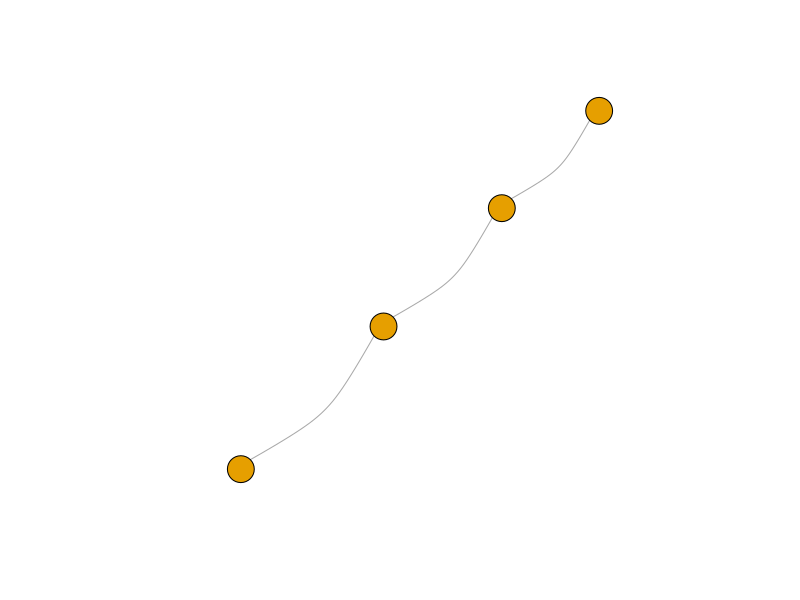
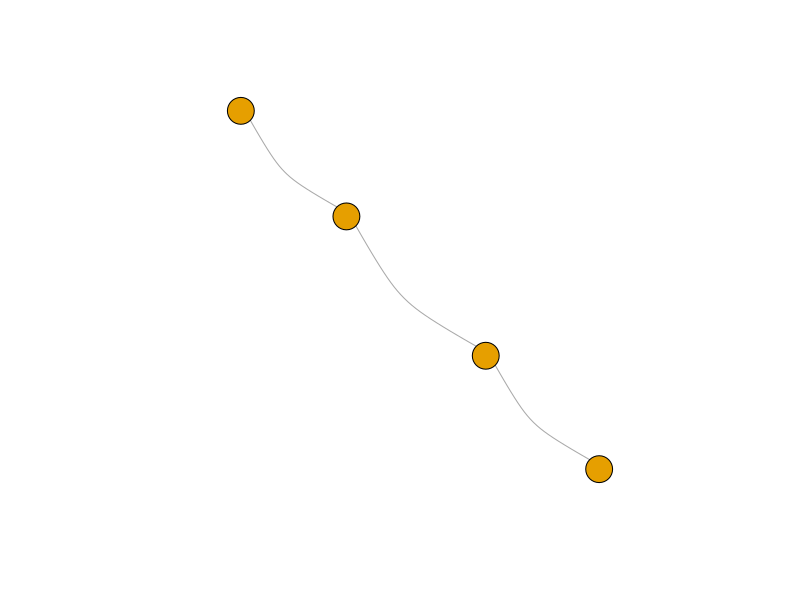
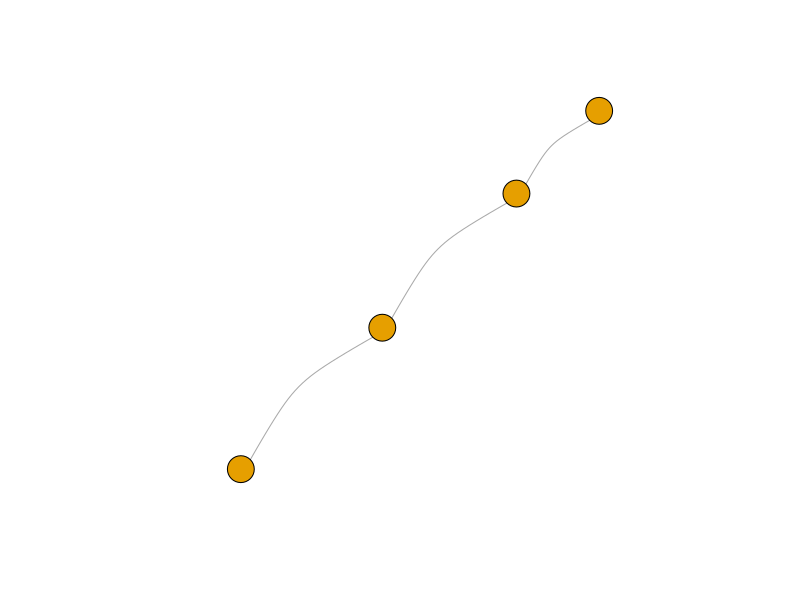
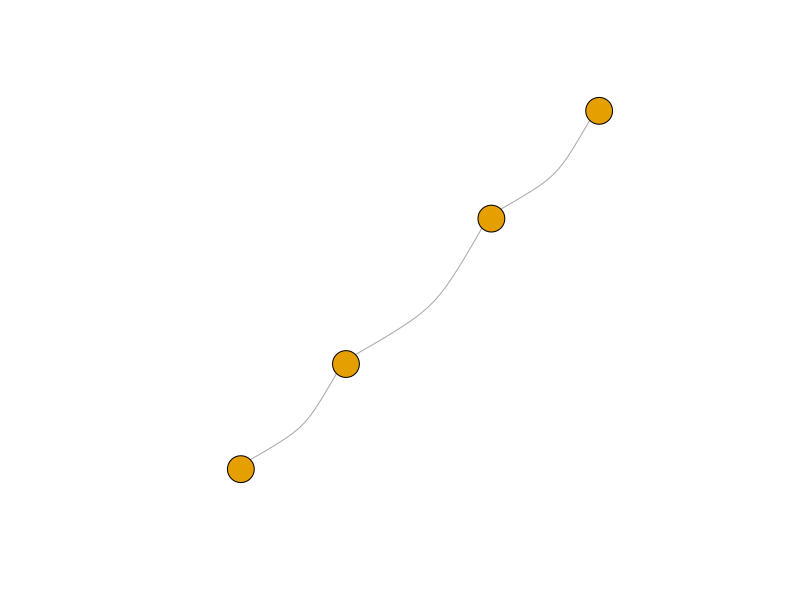
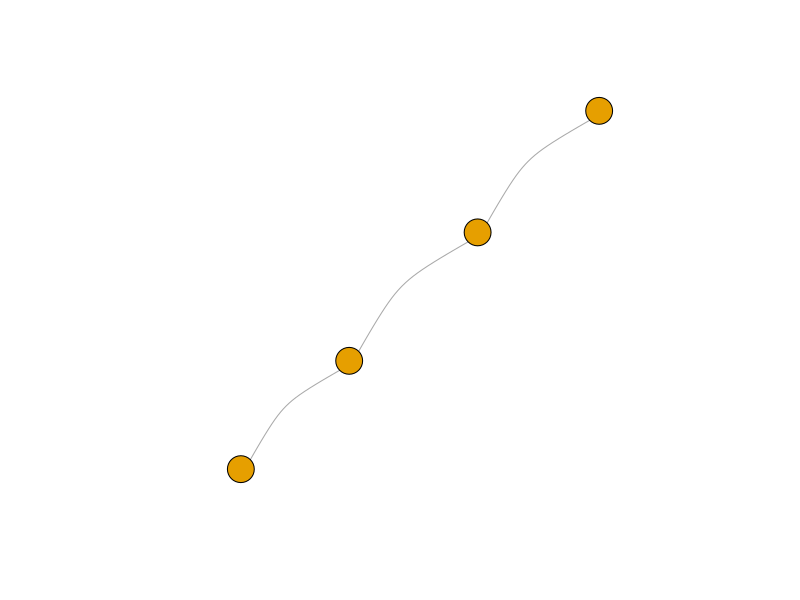
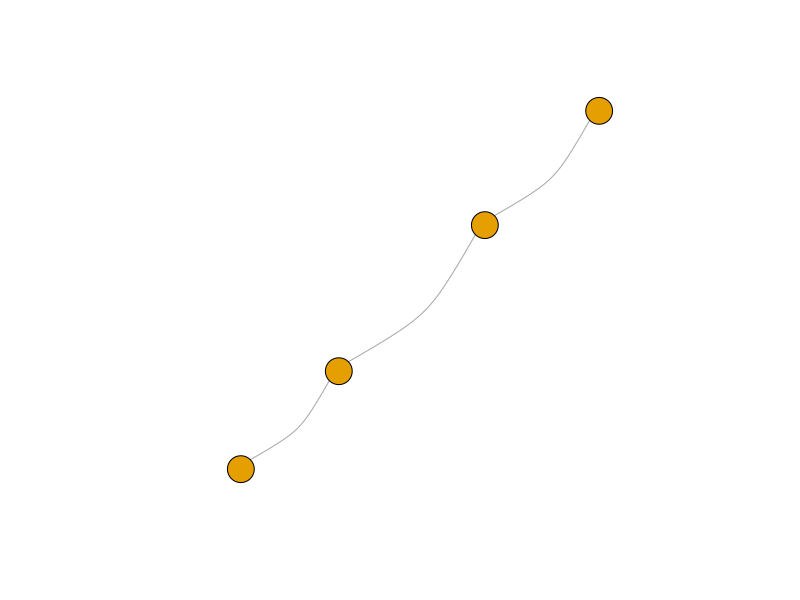
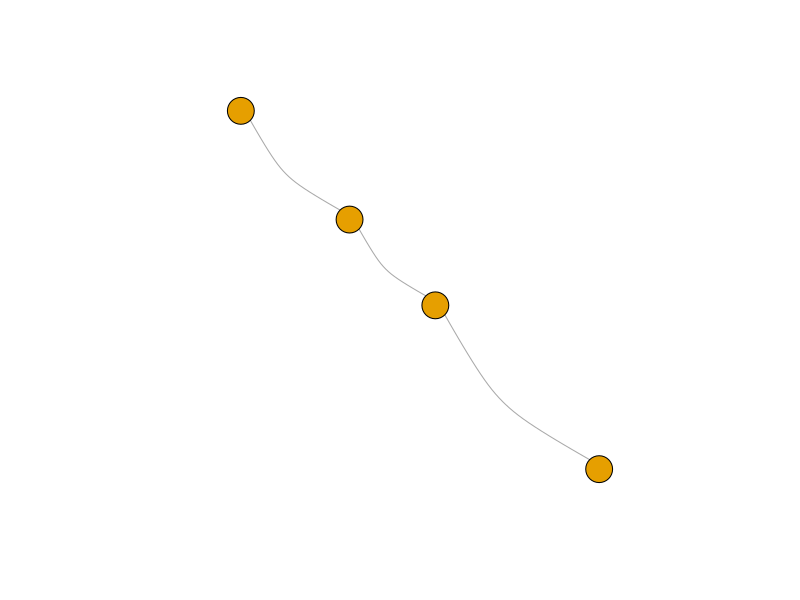
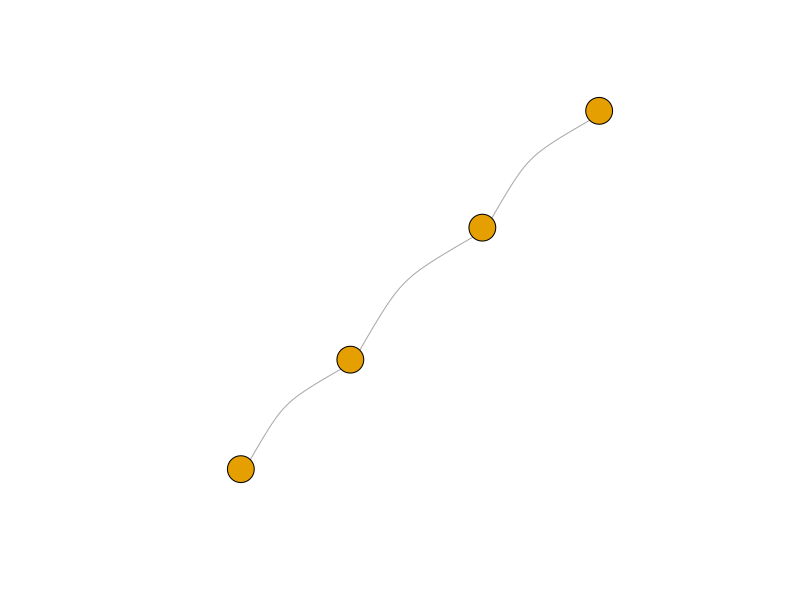

Here is the R script that generated these plots, in order: (Note: this script raises an error after producing the figures.)
#############################_Libraries_##########################
setwd(dirname(rstudioapi::getSourceEditorContext()$path))
getwd()
Sys.setenv(LANG = "en")

if (!("igraph" %in% rownames(installed.packages()))) install.packages("igraph")
library(igraph)

#############################_Graph_generation_#######################
#' Losowy obrót dla rysunku grafu - layout_in_circle() psuje losowość
#'
#' @param List graph
#' @return matrix
#'
randomLayout <- function(graph)
{
  rotation <- runif(1, 0, 2*pi)
  layout <- layout_in_circle(graph)
  return(cbind(cos(rotation) * layout[,1] - sin(rotation) * layout[,2], sin(rotation) * layout[,1] + cos(rotation) * layout[,2]))
}

#' Graf ścieżka N wierzchołków, nieskierowany
#'
#' @param N int - liczba rysunków
#' @param vertexNo int - liczba wierzchołków
#' @param plotCurve float
#' @return void
#'
plotPaths <- function(N, vertexNo, plotCurve)
{
  fileName <- 'path'
  dir.create(fileName, showWarnings = FALSE)
  dir.create(file.path(fileName, vertexNo), showWarnings = FALSE)
  
  pathName <- paste0(fileName, '/', vertexNo)
  unlink(paste0(pathName, "/*"))
  
  definition <- c()
  for (index in 1:(vertexNo-1))
  {
    definition <- c(definition, index, index + 1)
  }
  definitionMatrix <- matrix(definition, ncol = 2, byrow = TRUE)
  
  for (i in 1:N)
  {
    graph <- graph_from_edgelist(definitionMatrix, directed = FALSE)
    E(graph)$weight <- runif(ecount(graph))
    png(file.path(pathName, paste0(fileName, "-", i, ".png")), width = 800, height = 600)
    plot(graph, vertex.label = NA, edge.curved = plotCurve)
    # plot(graph, vertex.label = NA, edge.curved = plotCurve, layout = randomLayout(graph)) # Bez opisów wierzchołków, zakrzywienie krawędzi, losowy obrót
    dev.off()
  }
}

#' Graf cykliczny N wierzchołków, 100% pewności na połączenie wierzchołków, nieskierowany
#'
#' @param N int - liczba rysunków
#' @param vertexNo int - liczba wierzchołków
#' @param plotCurve float
#' @return void
#'
plotCycles <- function(N, vertexNo, plotCurve)
{
  fileName <- 'cycle'
  dir.create(fileName, showWarnings = FALSE)
  dir.create(file.path(fileName, vertexNo), showWarnings = FALSE)
  
  pathName <- paste0(fileName, '/', vertexNo)
  unlink(paste0(pathName, "/*"))
  
  for (i in 1:N)
  {
    graph <- make_ring(vertexNo, directed = FALSE)
    png(file.path(pathName, paste0(fileName, "-", i, ".png")), width = 800, height = 600)
    plot(graph, vertex.label = NA, edge.curved = plotCurve)
    dev.off()
  }
}

#' Graf pełny N wierzchołków, 100% pewności na połączenie wierzchołków, nieskierowany
#'
#' @param N int - liczba rysunków
#' @param vertexNo int - liczba wierzchołków
#' @param plotCurve float
#' @return voided
#'
plotFullGraphs <- function(N, vertexNo, plotCurve)
{
  fileName <- 'full'
  dir.create(fileName, showWarnings = FALSE)
  dir.create(file.path(fileName, vertexNo), showWarnings = FALSE)
  
  pathName <- paste0(fileName, '/', vertexNo)
  unlink(paste0(pathName, "/*"))
  
  for (i in 1:N)
  {
    graph <- graph.full(vertexNo, directed = FALSE)
    E(graph)$weight <- runif(ecount(graph))
    png(file.path(pathName, paste0(fileName, "-", i, ".png")), width = 800, height = 600)
    plot(graph, vertex.label = NA, edge.curved = plotCurve)
    dev.off()
  }
}

#' Graf spójny N wierzchołków
#'
#' @param N int - liczba rysunków
#' @param vertexNo int - liczba wierzchołków
#' @param plotCurve float
#' @return voided
#'
plotConnectedGraphs <- function(N, vertexNo, plotCurve)
{
  fileName <- 'connected'
  dir.create(fileName, showWarnings = FALSE)
  dir.create(file.path(fileName, vertexNo), showWarnings = FALSE)
  
  pathName <- paste0(fileName, '/', vertexNo)
  unlink(paste0(pathName, "/*"))
  
  for (i in 1:N)
  {
    graph <- graph(c(1, 2, 2, 3, 3, 4, 4, 5, 5, 1, 1, round(runif(1, 1, 10)), 2, round(runif(1, 1, 10)), 3, round(runif(1, 1, 10)) , 4, round(runif(1, 1, 10)) , 5, round(runif(1, 1, 10))))
    png(file.path(pathName, paste0(fileName, "-", i, ".png")), width = 800, height = 600)
    plot(graph, vertex.label = NA, edge.curved = plotCurve)
    dev.off()
  }
}

plotPaths(200, 4, 0.3)
plotCycles(200, 4, 0.3)
plotFullGraphs(200, 4, 0.3)
plotConnectedGraphs(200, 4, 0.3)

plotPaths(200, 5, 0.3)
plotCycles(200, 5, 0.3)
plotFullGraphs(200, 5, 0.3)
plotConnectedGraphs(200, 5, 0.3)

plotPaths(200, 6, 0.3)
plotCycles(200, 6, 0.3)
plotFullGraphs(200, 6, 0.3)
plotConnectedGraphs(200, 6, 0.3)

plotPaths(200, 7, 0.3)
plotCycles(200, 7, 0.3)
plotFullGraphs(200, 7, 0.3)
plotConnectedGraphs(200, 7, 0.3)
